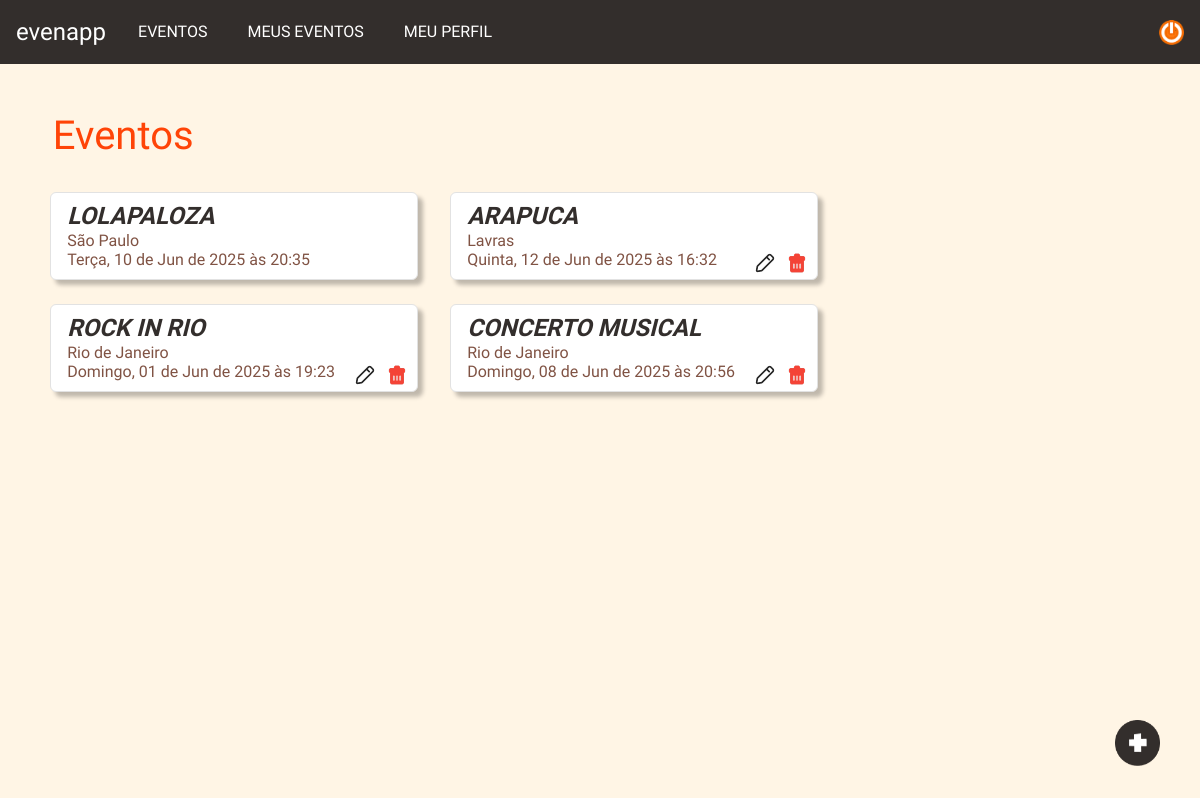
Screenshot of /home (signed in) with the database file from the repository.
### evenapp/models.py (models this page shows, shortened)
class Usuario(AbstractBaseUser, PermissionsMixin):
    TIPO_USUARIO_CHOICES = [
        ('admin', 'Administrador'),
        ('criador', 'Criador de Evento'),
        ('normal', 'Usuário Normal'),
    ]
    email = models.EmailField(unique=True)
    first_name = models.CharField(max_length=30, blank=True)
    last_name = models.CharField(max_length=30, blank=True)
    telefone = models.CharField(max_length=20, blank=True)
    tipo = models.CharField(max_length=10, choices=TIPO_USUARIO_CHOICES, default='normal')
    is_active = models.BooleanField(default=True)
    is_staff = models.BooleanField(default=False)  # necessário para acessar o admin
    date_joined = models.DateTimeField(default=timezone.now)
    objects = UsuarioManager()
    USERNAME_FIELD = 'email'
    REQUIRED_FIELDS = ['first_name', 'last_name', 'telefone']

class Evento(models.Model):
    titulo = models.CharField(max_length=255)
    data = models.DateTimeField()
    local = models.CharField(max_length=255)
    descricao = models.TextField(blank=True)
    organizador = models.ForeignKey(
        Usuario,
        on_delete=models.CASCADE,
        related_name='eventos_organizados'
    )

### evenapp/views.py (the view)
# urls.py: 2. Add a URL to urlpatterns:  path('', views.home, name='home')
def home(request):
    events = Evento.objects.all()
    return render(request, 'events/home.html', {
        'eventos': events,
        'tipo': 'Eventos'
    })

### evenapp/templatetags/custom_filters.py (called while the page is built)
@register.filter
def format_date(value):
    if not value:
        return ''
    dia_semana = dias_semana[value.strftime('%A')]
    dia = value.strftime('%d')
    mes = meses[value.strftime('%b')]
    ano = value.strftime('%Y')
    hora = value.strftime('%H:%M')
    return f'{dia_semana}, {dia} de {mes} de {ano} às {hora}'

### evenapp/templates/events/home.html
{% extends "base.html" %}
{% load static %}
{% block extra_css %}
<link rel="stylesheet" href="{% static 'css/home.css' %}">
{% endblock %}
{% block content %}
<div class="home">
    <h1 class="title pt-5">{{ tipo }}</h1>
    <div class="events">
        {% for evento in eventos %}
        {% include 'events/event.html' %}
        {% empty %}
        <h3 style="font-family: 'Roboto';">Nenhum evento disponível.</h3>
        {% endfor %}
    </div>
    {% if user.is_authenticated and user.tipo == 'criador' %}
    <a href="{% url 'createEvent' %}" class="btn-add">
        <img src="{% static 'img/addbutton.png' %}" alt="Adicionar" width="45" height="50">
    </a>
    {% endif %}
</div>
{% endblock %}

### evenapp/templates/events/event.html (shortened to what this page needs)
{% load static %}
{% load custom_filters %}
{% block extra_css %}
<link rel="stylesheet" href="{% static 'css/event.css' %}">
{% endblock %}
{% block content %}
<div class="card mt-4 mx-3">
    <div class="mx-3">
        <a href="{% url 'details' evento.id %}" style="text-decoration: none; color: inherit;">
            <h3 class="event event-title">{{evento.titulo}}</h3>
        </a>
        <h4 class="event event-details">{{evento.local}}</h4>
        <h4 class="event event-details">{{evento.data|format_date}}</h4>
    </div>
    {% if user.is_authenticated and user == evento.organizador %}
    <div class="buttons">
        <a href="{% url 'editEvent' evento.id %}" class="btn-edit me-2" style="text-decoration: none; color: inherit;">
            <img src="{% static 'img/edit.png' %}" alt="Editar" width="20" height="20">
        </a>
        <a class="btn-delete" style="text-decoration: none; color: inherit;"
            data-bs-toggle="modal" data-bs-target="#confirmModal{{ evento.id }}">
            <img src="{% static 'img/delete.png' %}" alt="Excluir" width="20" height="20">
        </a>
    </div>
    {% endif %}
</div>
{% endblock %}

### evenapp/static/css/style.css (style rules this page uses)
body { font-family: 'Luckiest Guy'; background-color: #FFF5E5; height: 100vh; }

### evenapp/static/css/home.css (style rules this page uses)
.home { display: flex; flex-direction: column; }
.events { width: 94.3%; display: flex; flex-wrap: wrap; margin: 0 auto; }
h1.title { color: #FF4407 !important; margin-left: 3.3rem; }
.btn-add { position: fixed; bottom: 30px; right: 40px; z-index: 1000; cursor: pointer; }

### evenapp/static/css/event.css (style rules this page uses)
.buttons { position: absolute; bottom: 5px; right: 10px; z-index: 1000; cursor: pointer; }
div.card { width: 23rem; height: 5.5rem; display: flex; justify-content: center; box-shadow: 5px 5px 4px 0 rgba(0, 0, 0, 0.25); border-color: #E2E2E2; border-width: 1px; }
h3, h4 { font-family: 'Roboto Condensed'; }
.event-title { margin: 0; font-size: 1.5rem; font-style: italic; font-weight: 600; text-transform: uppercase; color: #332E2C; }
.event-details { margin: 0; font-size: 1rem; color: #805344; }

### rows the page displays
Usuario: last_name "Eventos"
Evento: titulo "LOLAPALOZA", local "São Paulo", data "Terça, 10 de Jun de 2025 às 20:35"
Evento: titulo "ARAPUCA", local "Lavras", data "Quinta, 12 de Jun de 2025 às 16:32"
Evento: titulo "ROCK IN RIO", local "Rio de Janeiro", data "Domingo, 01 de Jun de 2025 às 19:23"
Evento: titulo "CONCERTO MUSICAL", local "Rio de Janeiro", data "Domingo, 08 de Jun de 2025 às 20:56"
